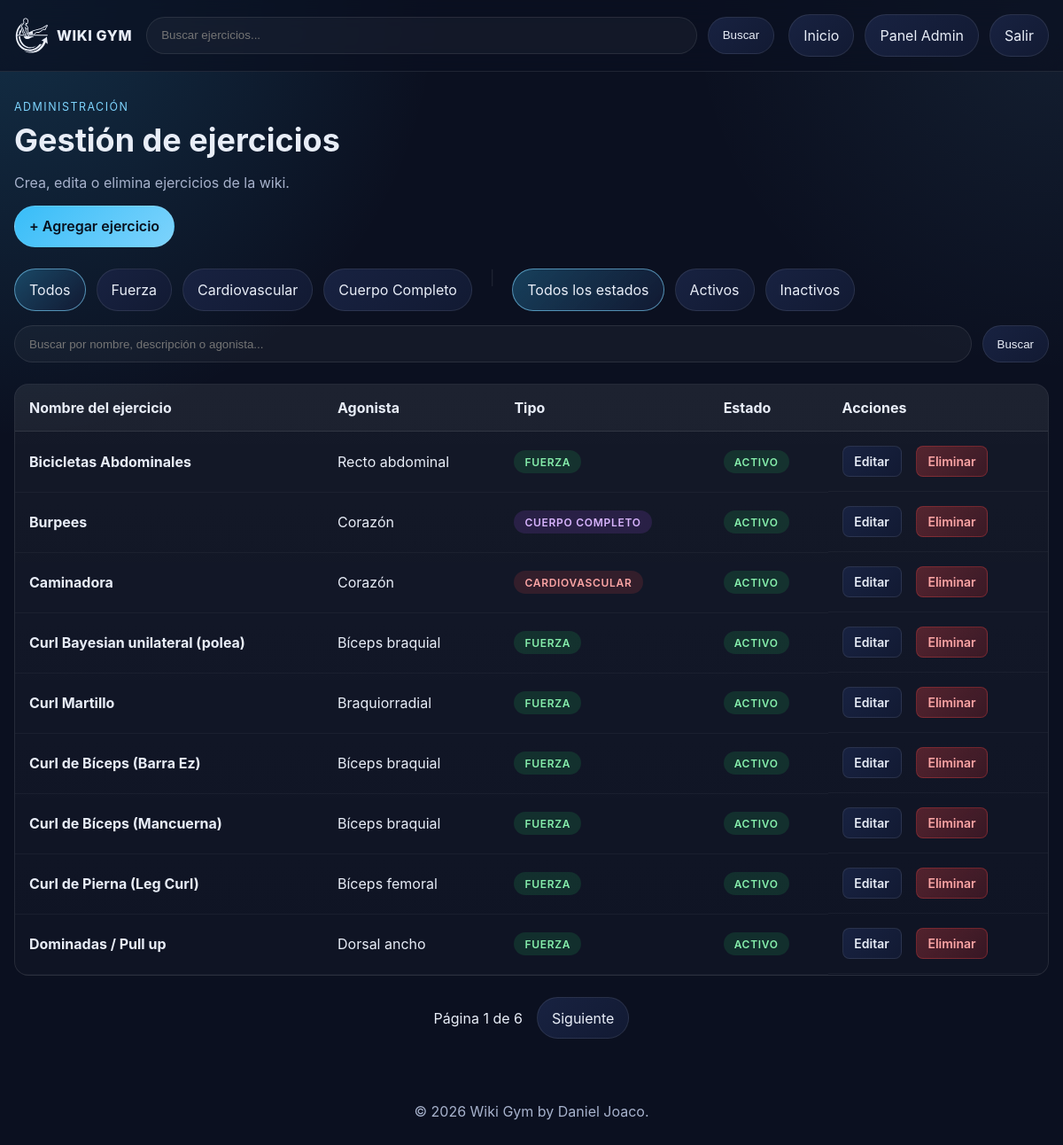
The page /panel/ (signed in) on the database as committed earlier.
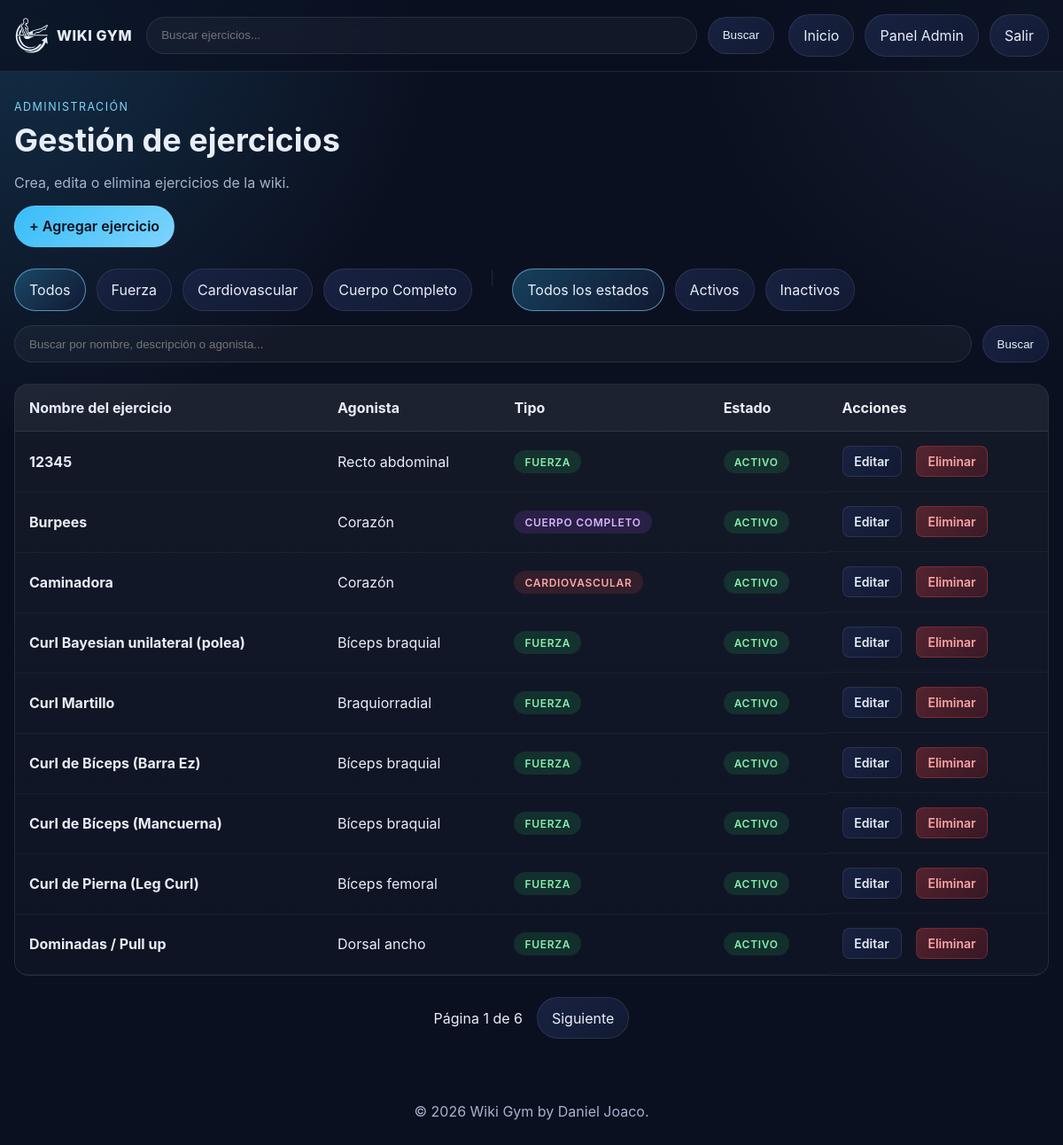
The same page on the database as committed later.
### exercises/models.py (models this page shows, shortened)
class Exercise(models.Model):
    EXERCISE_TYPE_STRENGTH = "STRENGTH"
    EXERCISE_TYPE_CARDIO = "CARDIO"
    EXERCISE_TYPE_FULL_BODY = "FULL_BODY"
    EXERCISE_TYPE_CHOICES = [
        (EXERCISE_TYPE_STRENGTH, "Fuerza"),
        (EXERCISE_TYPE_CARDIO, "Cardiovascular"),
        (EXERCISE_TYPE_FULL_BODY, "Cuerpo Completo"),
    ]
    name = models.CharField(max_length=150, unique=True)
    description = models.TextField(blank=True)
    agonist = models.ForeignKey(
        Agonist,
        on_delete=models.PROTECT,
        related_name="exercises",
    )
    image = models.ImageField(upload_to="exercise_images/%Y/%m/", blank=True, null=True)
    exercise_type = models.CharField(
        max_length=20,
        choices=EXERCISE_TYPE_CHOICES,
        default=EXERCISE_TYPE_STRENGTH,
    )
    tracks_weight = models.BooleanField(default=True)
    is_active = models.BooleanField(default=True)
    created_by = models.ForeignKey(
        settings.AUTH_USER_MODEL,
        on_delete=models.SET_NULL,
        null=True,
        blank=True,
        related_name="wiki_exercises_created",
    )
    created_at = models.DateTimeField(auto_now_add=True)
    updated_at = models.DateTimeField(auto_now=True)
    class Meta:
        ordering = ["name"]

class Agonist(models.Model):
    muscle_group = models.ForeignKey(
        MuscleGroup,
        on_delete=models.CASCADE,
        related_name="agonists",
    )
    name = models.CharField(max_length=100)
    class Meta:
        ordering = ["name"]
        constraints = [
            models.UniqueConstraint(
                fields=["muscle_group", "name"],
                name="unique_agonist_per_group",
            )
        ]

### exercises/views.py (the view, shortened to what this page needs)
# urls.py: path('panel/', views.panel_list, name='panel_list'),
@login_required(login_url='login')
def panel_list(request):
	exercises = _exercise_queryset().all()
	search_query = request.GET.get('q', '').strip()
	selected_type = request.GET.get('type', '').strip()
	status_filter = request.GET.get('status', '').strip()
	if selected_type in dict(Exercise.EXERCISE_TYPE_CHOICES):
		exercises = exercises.filter(exercise_type=selected_type)
	if status_filter == 'active':
		exercises = exercises.filter(is_active=True)
	elif status_filter == 'inactive':
		exercises = exercises.filter(is_active=False)
	exercises = exercises.order_by('name')
	paginator = Paginator(exercises, PAGE_SIZE)
	page_obj = paginator.get_page(request.GET.get('page'))
	page_query_string = _build_query_string({
		'q': search_query,
		'type': selected_type,
		'status': status_filter,
	})
	context = {
		'page_obj': page_obj,
		'exercises': page_obj,
		'search_query': search_query,
		'selected_type': selected_type,
		'selected_type_label': dict(Exercise.EXERCISE_TYPE_CHOICES).get(selected_type, ''),
		'type_filters': Exercise.EXERCISE_TYPE_CHOICES,
		'status_filter': status_filter,
		'total_exercises': exercises.count(),
		'page_query_string': page_query_string,
	}
	return render(request, 'panel/panel.html', context)

### exercises/views.py (called while the page is built)
def _build_query_string(params):
	clean_params = {key: value for key, value in params.items() if value}
	return urlencode(clean_params)

def _exercise_queryset():
	return Exercise.objects.select_related('agonist__muscle_group__pattern').annotate(
		pattern_name=F('agonist__muscle_group__pattern__name'),
		muscle_group_name=F('agonist__muscle_group__name'),
	)

### templates/panel/panel.html (shortened to what this page needs)
{% extends 'base.html' %}
{% load static %}
{% block extra_css %}<link rel="stylesheet" href="{% static 'css/panel/panel.css' %}">{% endblock %}
{% block content %}
<section class="panel-header">
    <div>
        <p class="eyebrow">Administración</p>
        <h1>Gestión de ejercicios</h1>
        <p class="hero-copy">Crea, edita o elimina ejercicios de la wiki.</p>
    </div>
</section>
<div class="panel-actions">
    <a href="{% url 'exercise_create' %}?next={{ request.get_full_path|urlencode }}" class="btn-primary">+ Agregar ejercicio</a>
</div>
<section class="filter-bar">
    <a class="filter-link {% if not selected_type %}active{% endif %}" href="{% url 'panel_list' %}">Todos</a>
    {% for value, label in type_filters %}
        <a class="filter-link {% if selected_type == value %}active{% endif %}" href="{% url 'panel_list' %}?type={{ value }}">
            {{ label }}
        </a>
    {% endfor %}
    <span class="separator">|</span>
    <a class="filter-link {% if not status_filter %}active{% endif %}" href="{% url 'panel_list' %}">Todos los estados</a>
    <a class="filter-link {% if status_filter == 'active' %}active{% endif %}" href="{% url 'panel_list' %}?status=active">Activos</a>
    <a class="filter-link {% if status_filter == 'inactive' %}active{% endif %}" href="{% url 'panel_list' %}?status=inactive">Inactivos</a>
</section>
<form class="search-form-panel" action="{% url 'panel_list' %}" method="get">
    <input
        type="search"
        name="q"
        placeholder="Buscar por nombre, descripción o agonista..."
        value="{{ search_query|default:'' }}"
        aria-label="Buscar ejercicios"
    >
    <button type="submit">Buscar</button>
</form>
{% if total_exercises > 0 %}
    <div class="table-responsive">
        <table class="exercises-table">
            <thead>
                <tr>
                    <th>Nombre del ejercicio</th>
                    <th>Agonista</th>
                    <th>Tipo</th>
                    <th>Estado</th>
                    <th>Acciones</th>
                </tr>
            </thead>
            <tbody>
                {% for exercise in exercises %}
                    <tr>
                        <td>
                            <strong>{{ exercise.name }}</strong>
                        </td>
                        <td>{{ exercise.agonist.name }}</td>
                        <td>
                            <span class="badge badge-{{ exercise.exercise_type|lower }}">
                                {{ exercise.get_exercise_type_display }}
                            </span>
                        </td>
                        <td>
                            <span class="badge {% if exercise.is_active %}badge-active{% else %}badge-inactive{% endif %}">
                                {% if exercise.is_active %}Activo{% else %}Inactivo{% endif %}
                            </span>
                        </td>
                        <td class="actions">
                            <a href="{% url 'exercise_edit' exercise.id %}?next={{ request.get_full_path|urlencode }}" class="btn-small btn-edit">Editar</a>
                            <a href="{% url 'exercise_delete' exercise.id %}?next={{ request.get_full_path|urlencode }}" class="btn-small btn-delete">Eliminar</a>
                        </td>
                    </tr>
                {% endfor %}
            </tbody>
        </table>
    </div>
    <nav class="pagination" aria-label="Paginación">
        <span>Página {{ page_obj.number }} de {{ page_obj.paginator.num_pages }}</span>
        {% if page_obj.has_next %}
            <a href="?{% if page_query_string %}{{ page_query_string }}&{% endif %}page={{ page_obj.next_page_number }}">Siguiente</a>
        {% endif %}
    </nav>
{% else %}
    <section class="empty-state">
        <h2>No hay ejercicios</h2>
        <p><a href="{% url 'exercise_create' %}?next={{ request.get_full_path|urlencode }}">Crea el primer ejercicio</a> para empezar a llenar la wiki.</p>
    </section>
{% endif %}
{% endblock %}

Rows that differ between the two databases and show on the page:
changed Exercise "Recto abdominal": name "Bicicletas Abdominales" → "12345"
